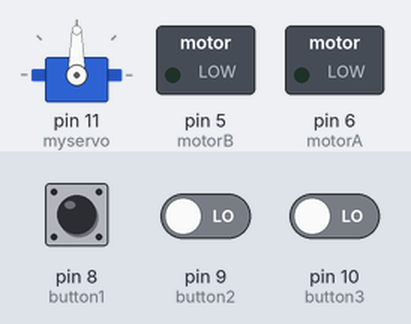
This sketch was run on a simulated Arduino Uno, built with avr-gcc and run on an emulated ATmega328P. Parts: servo, switched loads named in the sketch (green lamp = pin HIGH). Inputs (shaded band) come from the test bench; at power-on: pin 8 (button1) LOW, pin 9 (button2) LOW, pin 10 (button3) LOW. What the sketch prints to the serial monitor is not drawn.

Above: at 1.2 s.
1.3 s: pin 8 (button1) pulled HIGH for 0.15 s
At 3.0 s:
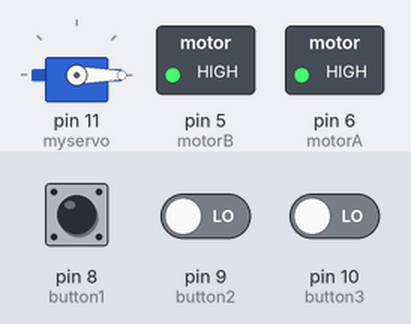
3.3 s: pin 9 (button2) driven HIGH and pin 10 (button3) driven HIGH
6.3 s: pin 9 (button2) driven LOW
At 8.0 s:
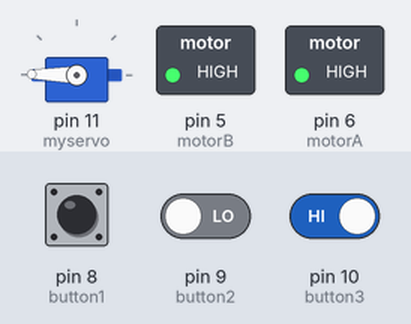
8.3 s: pin 9 (button2) driven HIGH
11.3 s: pin 8 (button1) pulled HIGH for 3.2 s
At 13.4 s:
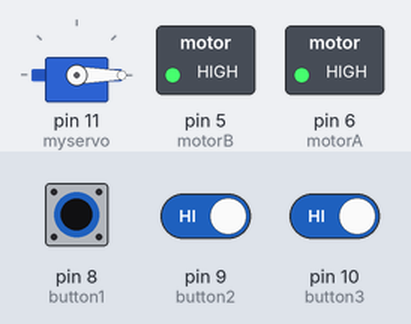
16.0 s: pin 9 (button2) driven LOW and pin 10 (button3) driven LOW
At 16.6 s:
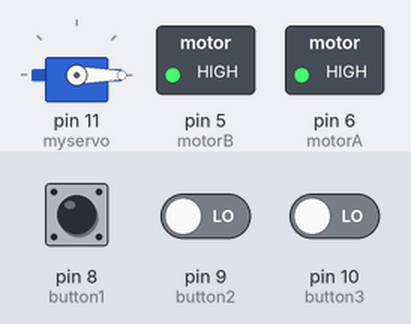
Timing chart, 0 to 19.0 s (numbered marks = the images above; inputs shaded):
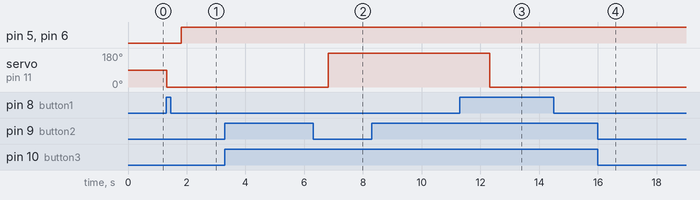

The sketch:

Plane_Launcher_experiment.ino
```cpp
#include <Servo.h>

//DC motor pin
int motorA = 6;
int motorB = 5;

//button input pin
int button1 = 8;
int button2 = 9;
int button3 = 10;

//button input state
int stateA;
int stateB;
int stateC;

//Servo declaration
Servo myservo;

//Feature creep
int launchCode = 0;
int lAngle = 0;
int lSpeed = 0;

void setup() {
  pinMode(button1, INPUT);
  pinMode(button2, INPUT);
  pinMode(button3, INPUT);

  pinMode(motorA, OUTPUT);
  pinMode(motorB, OUTPUT);

  myservo.attach(11);
  myservo.write(90);

  Serial.begin(9600);
  Serial.println("PaperPlane Launcher v1 - Tristan Technologies");
}

void loop() {
  stateA = digitalRead(button1);
  stateB = digitalRead(button2);
  stateC = digitalRead(button3);

//For debug

  Serial.print(stateA);
  Serial.print(" ");
  Serial.print(stateB);
  Serial.print(" ");
  Serial.println(stateC);


  if(stateA)
  {
    //button1 pressed action
    lAngle = 0;
    lSpeed = 255;
    launchCode = 1;
  }
  else if(stateB)
  {
    //button2 pressed action
    lAngle = 90;
    lSpeed = 255;
    launchCode = 1;
  }
  else if(stateC)
  {
    //button3 pressed action
    lAngle = 179;
    lSpeed = 255;
    launchCode = 1;
  }
  else
  {
    lAngle = 0;
    lSpeed = 0;
    launchCode = 0;
  }

  if(launchCode == 1)
  {
    myservo.write(lAngle);
    delay(500);

    //Rev up motor(might want to change speed)
    analogWrite(motorA,lSpeed);
    analogWrite(motorB,lSpeed);

    //Waiting for launch
    Serial.write("Launching...");
    delay(5000);
    Serial.write("launch end");
    launchCode = 0;
  }


}
```

Measured:
- after the input at 1.3 s, pin 5 (motorB), pin 6 (motorA): LOW → HIGH after 0.51 s; servo on pin 11 (myservo): 90° → 0° at once
- after the input at 3.3 s, every drawn part: stays the same
- after the input at 6.3 s, servo on pin 11 (myservo): 0° → 179° after 0.51 s
- after the input at 8.3 s, every drawn part: stays the same
- after the input at 11.3 s, servo on pin 11 (myservo): 179° → 0° after 1.0 s
- after the input at 16.0 s, servo on pin 11 (myservo): stays 0° (without the input it goes to 90° after 1.8 s)
